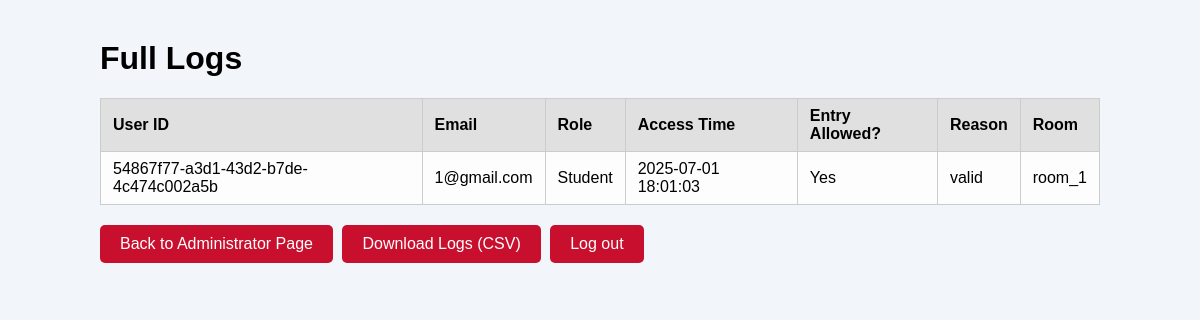
Before: /full_logs with the older database file.
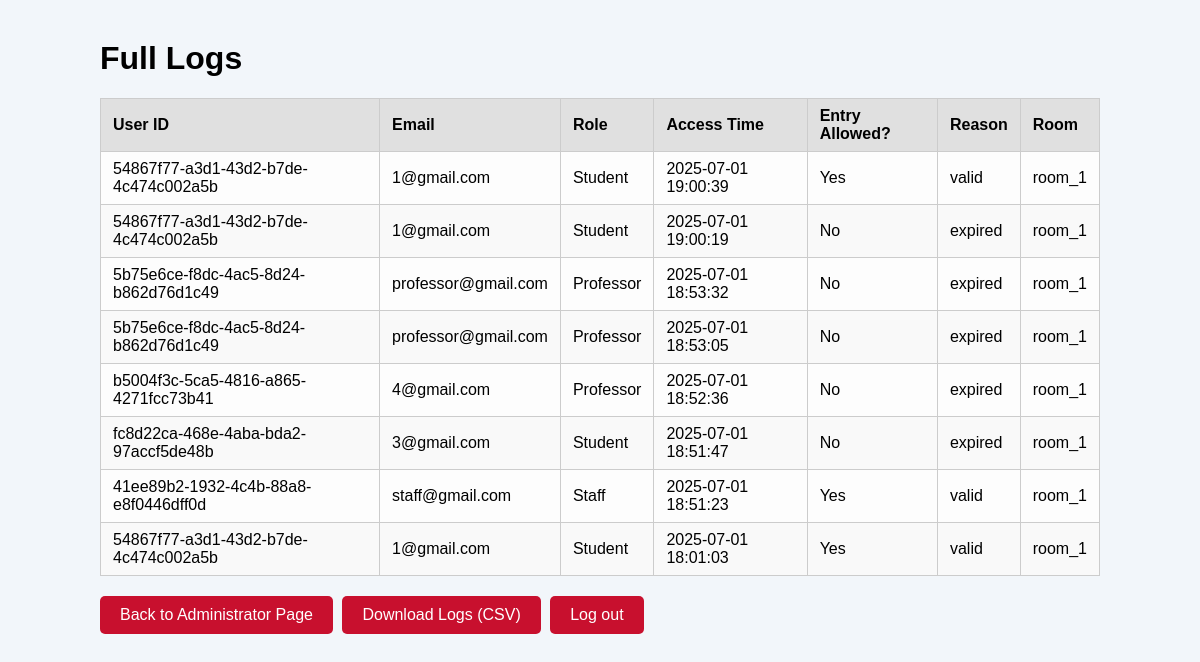
After: the same page with the newer database file.
### tables this page shows
CREATE TABLE logs (
            id INTEGER PRIMARY KEY AUTOINCREMENT,
            user_id TEXT NOT NULL,
            email TEXT,
            role TEXT,
            room TEXT NOT NULL,
            access_time TEXT NOT NULL,
            entry_allowed INTEGER NOT NULL,
            reason TEXT NOT NULL,
            FOREIGN KEY (user_id) REFERENCES users(id)
        );

### app.py (the view)
@app.route('/full_logs')
def full_logs():
    logs = get_all_logs()
    return render_template('full_logs.html', logs=logs)

### app.py (called while the page is built)
def get_db_connection():
    conn = sqlite3.connect(DATABASE)
    conn.row_factory = sqlite3.Row
    return conn

def get_all_logs():
    conn = get_db_connection()
    logs = conn.execute("SELECT * FROM logs ORDER BY access_time DESC").fetchall()
    conn.close()
    return logs

### templates/full_logs.html (shortened to what this page needs)
<!DOCTYPE html>
<html lang="en">
<head>
    <link rel="stylesheet" type="text/css" href="{{ url_for('static', filename='css/style.css') }}">
</head>
<body>
    <div class="admin-container">
        <h1>Full Logs</h1>
        <table class="logs-table">
            <thead>
                <tr>
                    <th>User ID</th>
                    <th>Email</th>
                    <th>Role</th>
                    <th>Access Time</th>
                    <th>Entry Allowed?</th>
                    <th>Reason</th>
                    <th>Room</th>
                </tr>
            </thead>
            <tbody>
                {% for log in logs %}
                    <tr>
                        <td>{{ log.user_id }}</td>
                        <td>{{ log.email }}</td>
                        <td>{{ log.role }}</td>
                        <td>{{ log.access_time }}</td>
                        <td>{{ 'Yes' if log.entry_allowed else 'No' }}</td>
                        <td>{{ log.reason }}</td>
                        <td>{{ log.room or 'N/A' }}</td>
                    </tr>
                {% endfor %}
            </tbody>
        </table>
        <section class="log-actions">
            <a href="{{ url_for('administrator') }}" class="button">Back to Administrator Page</a>
            <a href="{{ url_for('download_logs') }}" class="button">Download Logs (CSV)</a>
            <a href="{{ url_for('logout') }}" class="button">Log out</a>
        </section>
    </div>
</body>
</html>

### static/css/style.css (style rules this page uses)
body { font-family: sans-serif; background-color: #f2f6fa; margin: 0; padding: 0; }
.button { display: inline-block; padding: 10px 20px; margin: 10px 5px 0 0; background-color: #C8102E; color: white; text-decoration: none; font-weight: 500; border-radius: 6px; transition: background-color 0.3s ease; }
.logs-table { width: 100%; border-collapse: collapse; margin-top: 20px; font-size: 16px; background-color: #fdfdfd; }
.logs-table th, .logs-table td { border: 1px solid #ccc; padding: 8px 12px; text-align: left; }
.logs-table th { background-color: #e0e0e0; font-weight: bold; }
.logs-table tr:nth-child(even) { background-color: #f9f9f9; }
.admin-container { width: 90%; margin: 40px auto; max-width: 1000px; font-family: Arial, sans-serif; }
.button { display: inline-block; background-color: #C8102E; color: white; padding: 10px 20px; margin-top: 20px; text-decoration: none; border-radius: 5px; text-align: center; }

Changed rows visible on the page:
added logs: user_id "54867f77-a3d1-43d2-b7de-4c474c002a5b", email "1@gmail.com", role "Student", access_time "2025-07-01 19:00:39", entry_allowed "Yes", reason "valid", room "room_1"
added logs: user_id "54867f77-a3d1-43d2-b7de-4c474c002a5b", email "1@gmail.com", role "Student", access_time "2025-07-01 19:00:19", entry_allowed "No", reason "expired", room "room_1"
added logs: user_id "5b75e6ce-f8dc-4ac5-8d24-b862d76d1c49", email "professor@gmail.com", role "Professor", access_time "2025-07-01 18:53:32", entry_allowed "No", reason "expired", room "room_1"
added logs: user_id "5b75e6ce-f8dc-4ac5-8d24-b862d76d1c49", email "professor@gmail.com", role "Professor", access_time "2025-07-01 18:53:05", entry_allowed "No", reason "expired", room "room_1"
added logs: user_id "b5004f3c-5ca5-4816-a865-4271fcc73b41", email "4@gmail.com", role "Professor", access_time "2025-07-01 18:52:36", entry_allowed "No", reason "expired", room "room_1"
added logs: user_id "fc8d22ca-468e-4aba-bda2-97accf5de48b", email "3@gmail.com", role "Student", access_time "2025-07-01 18:51:47", entry_allowed "No", reason "expired", room "room_1"
added logs: user_id "41ee89b2-1932-4c4b-88a8-e8f0446dff0d", email "staff@gmail.com", role "Staff", access_time "2025-07-01 18:51:23", entry_allowed "Yes", reason "valid", room "room_1"
